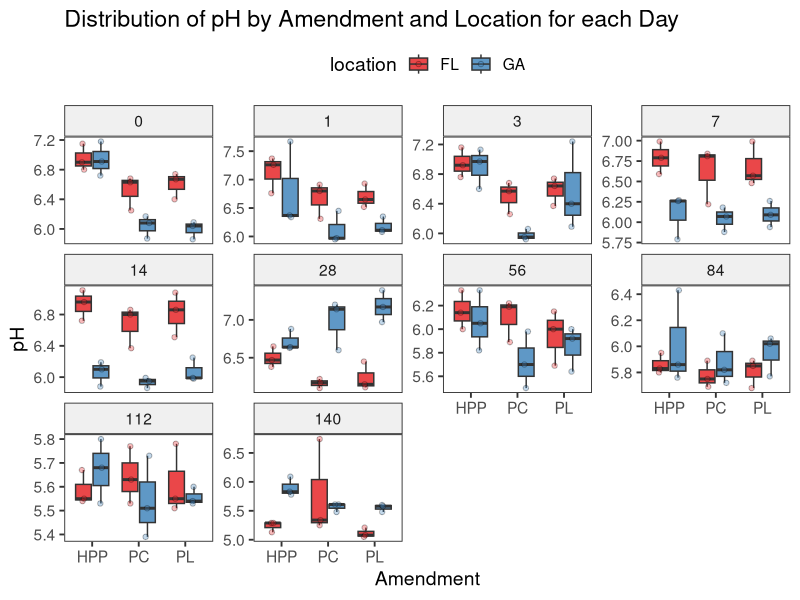
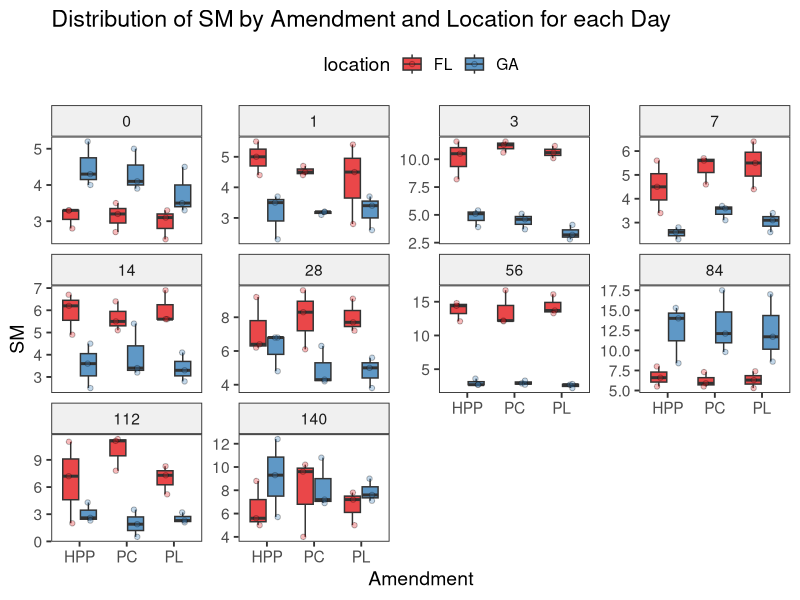
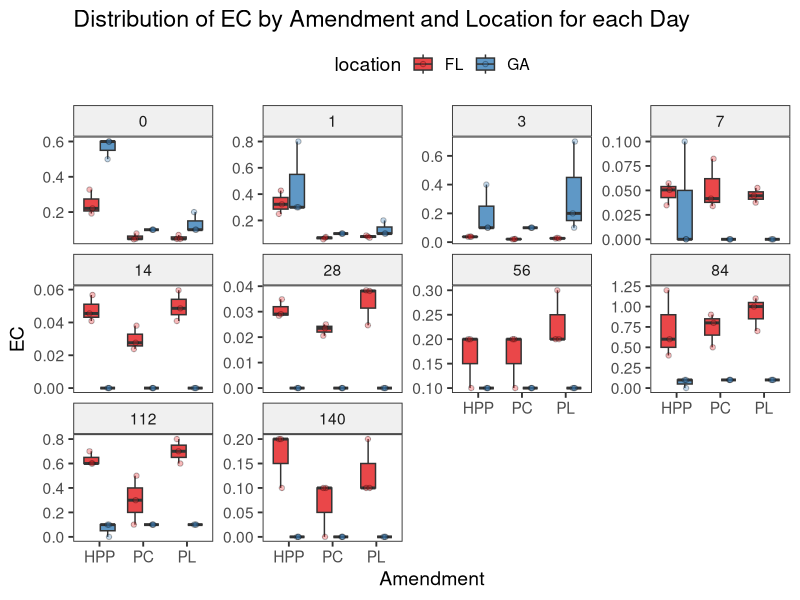
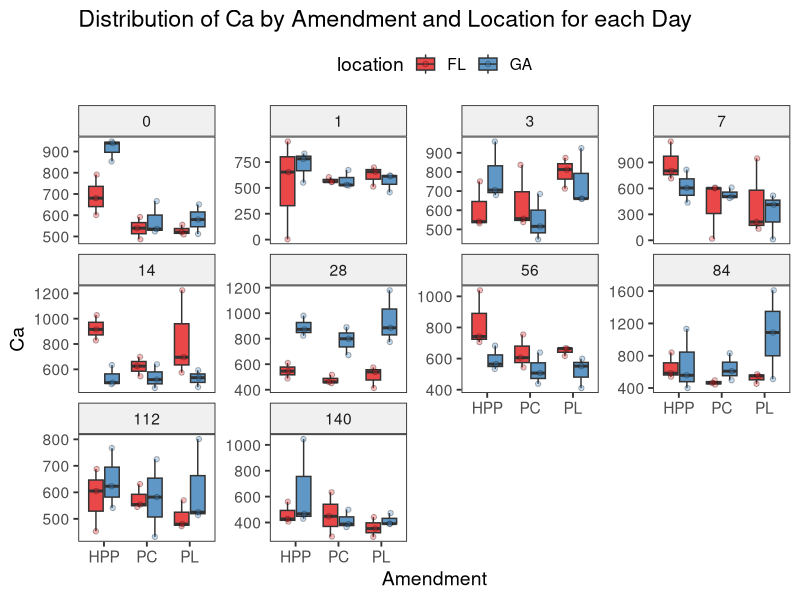
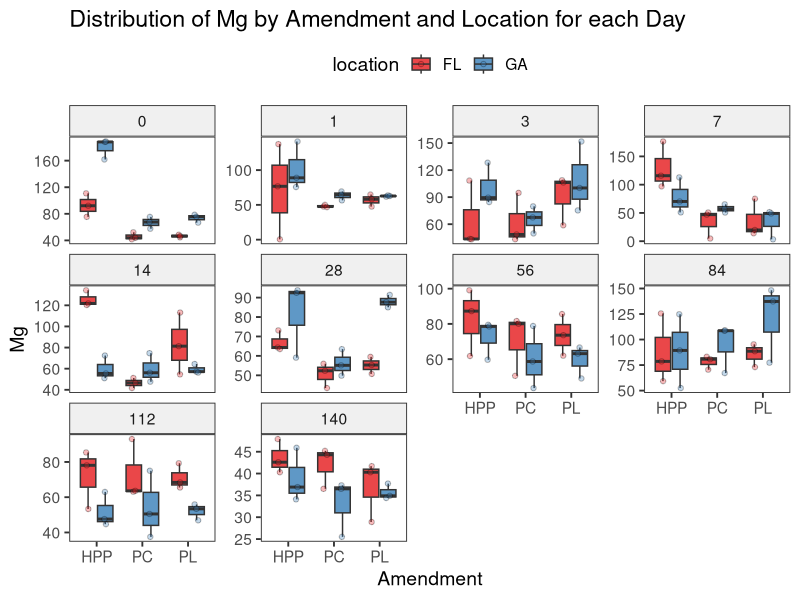
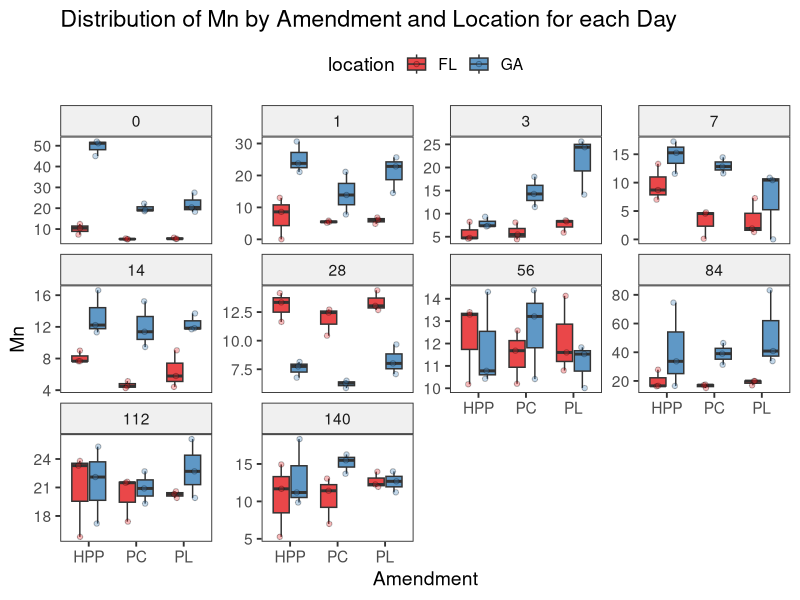
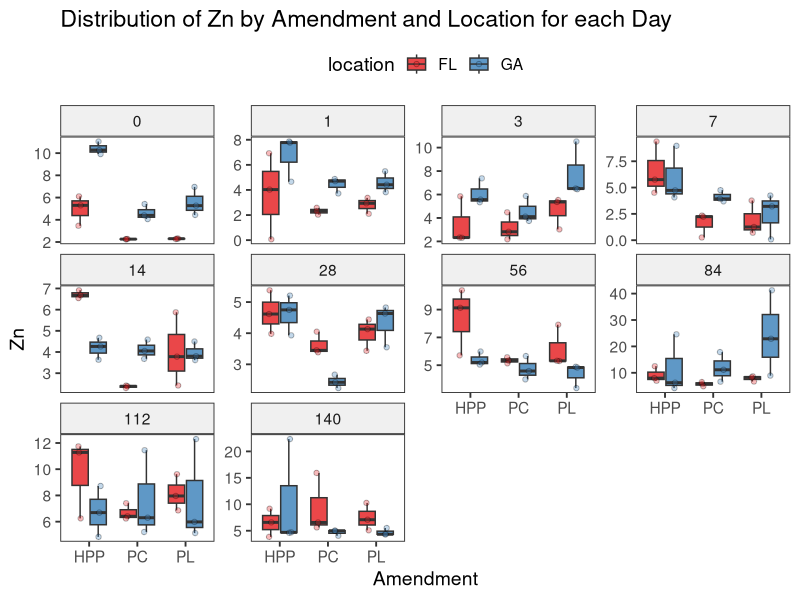
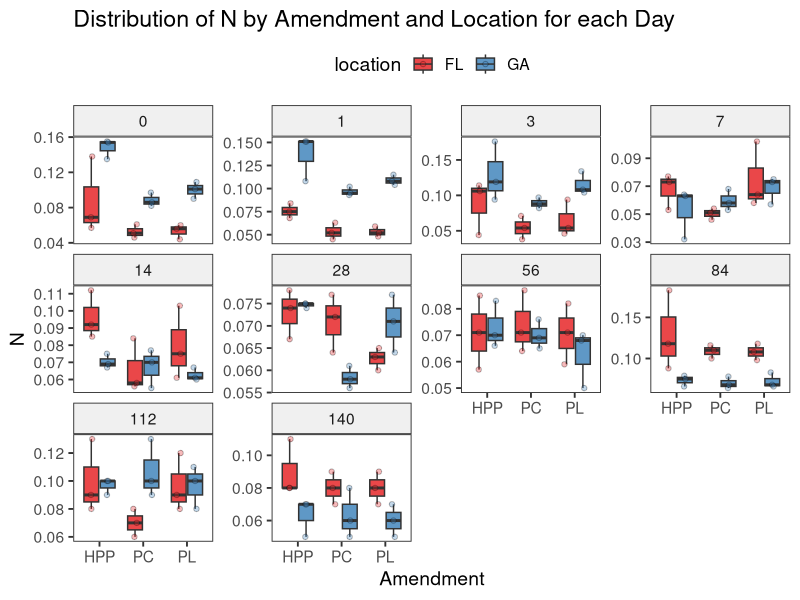

Here is the R script that generated these plots, in order:
## ---- chunk 1
# Load packages
library(readxl)
library(ggplot2)
library(lme4)
library(Matrix)
library(nlme)
library(dplyr)
library(emmeans)
library(multcomp)# for letter display
library(car)
library(readxl)
# Plot diagnostics
library(ggplot2)
library(patchwork)
library(broom.mixed)

## ---- chunk 2
# Read in the data file
ecoli <- read_excel("../data/FL, GA_soil_ec_bothlocations.xlsx") %>%
  mutate(across(c(day, rep_am, ammendment, location), as.factor))

data <- read_excel("../data/FL,GA_commonnutrient.xls") %>%
  mutate(across(c(rep_no, day, rep_am, ammendment, location), as.factor)) %>%
  left_join(
    ecoli %>%
      dplyr::select(location, day, rep_am, ammendment, count),
    by = c("location", "day", "rep_am", "ammendment")
  ) 
  
summary(data)

# Split data by location
data_fl <- data %>% filter(location == "FL") %>% mutate(ammendment = relevel(ammendment, ref = "PC"))
data_ga <- data %>% filter(location == "GA") %>% mutate(ammendment = relevel(ammendment, ref = "PC"))

## ---- chunk 3
# Exploratory Data Analysis (EDA)

# Set theme 
theme_pub <- theme_bw(base_size = 14) +
  theme(panel.grid = element_blank(),
        strip.background = element_rect(fill = "#f0f0f0"),
        legend.position = "top")

# explore
nutrients <- c("pH", "SM", "EC", "Ca", "Mg", "Mn", "Zn", "N", "P", "K", "count")

# Plot nutrient distributions by amendment and location per day
for (nutrient in nutrients) {
  p <- ggplot(data, aes_string(x = "ammendment", y = nutrient, fill = "location")) +
    geom_boxplot(outlier.shape = NA, alpha = 0.8) +
    geom_jitter(position = position_jitterdodge(jitter.width = 0.2), alpha = 0.3, shape = 21) +
    facet_wrap(~day, scales = "free_y") +
    labs(title = paste("Distribution of", nutrient, "by Amendment and Location for each Day"),
         x = "Amendment", y = nutrient) +
    scale_fill_brewer(palette = "Set1") +
    theme_pub
  print(p)
}
## ---- chunk 4
## Let's try some iterations
library(nlme)
library(emmeans)
library(multcompView)

results_list <- list()

for (i in 6:ncol(data)) {
  soil_property <- colnames(data)[i]
  
  cat("Analyzing:", soil_property, "\n")
  
  formula <- as.formula(paste(soil_property, "~ day * ammendment * location"))
  
  m2 <- lme(formula, data = data,
            random = ~ 1 | rep_am, 
            correlation = corAR1(form = ~ 1 | rep_am))
  
  anova_results <- anova(m2)
  cat("ANOVA results for", soil_property, "\n")
  print(anova_results) }
  
if (any(anova_results$`p-value` < 0.05, na.rm = TRUE)) { # Check if any factor is significant
    lsmeans_ammendment <- emmeans(m2, ~ location|day|ammendment)
    summary_lsmeans <- summary(lsmeans_ammendment)
    
    lsmeans_amendment_loc_day <- cld(lsmeans_ammendment, 
                                     reversed = TRUE, 
                                     adjust = "Bonferroni", 
                                     Letters = letters)
    
    results_list[[soil_property]] <- list(
      anova = anova_results,
      lsmeans_summary = summary_lsmeans,
      lsmeans_cld = lsmeans_amendment_loc_day
    )
  }
## Only counts had all the factors being significant

results_list$count

## ---- chunk 5
# Residual diagnostics for counts
residuals_df <- augment(m2)


p1 <- ggplot(residuals_df, aes(.fitted, .resid)) +
  geom_point(alpha = 0.6) +
  geom_hline(yintercept = 0, color = "red") +
  labs(title = "Residuals vs Fitted", x = "Fitted", y = "Residuals") +
  theme_pub

p2 <- ggplot(residuals_df, aes(sample = .resid)) +
  stat_qq() + stat_qq_line(color = "red") +
  labs(title = "Normal Q-Q Plot", x = "Theoretical", y = "Sample") +
  theme_pub

p3 <- ggplot(residuals_df, aes(.resid)) +
  geom_histogram(bins = 15, fill = "steelblue", color = "white") +
  labs(title = "Histogram of Residuals", x = "Residuals") +
  theme_pub

p1 + p2 + p3
## ---- chunk 6
# Fit model only for 'count'
soil_property <- "count"
model <- lme(count ~ day * ammendment * location,
             data = data,
             random = ~1 | rep_am,
             correlation = corAR1(form = ~1 | rep_am))

# Store model in a list
model_list <- list()
model_list[[soil_property]] <- model

# Plot Q-Q for random intercepts
for (soil_property in names(model_list)) {
  model <- model_list[[soil_property]]
  
  ranef_vals <- nlme::ranef(model)
  
  # Convert to data frame
  ranef_df <- data.frame(
    rep_am = rownames(ranef_vals),
    intercept = ranef_vals[, 1]
  )
  
  # Q-Q plot
  p <- ggplot(ranef_df, aes(sample = intercept)) +
    stat_qq() +
    stat_qq_line(color = "red") +
    labs(
      title = paste("Q-Q Plot of Random Effects:", soil_property),
      x = "Theoretical Quantiles",
      y = "Random Intercepts"
    ) +
    theme_minimal()
  
  print(p)
}


## ---- chunk 7
results_list$count
## ---- chunk 8
lsmeans_ammendment <- emmeans(m2, ~ location|day|ammendment)
    summary_lsmeans <- summary(lsmeans_ammendment)
    
    lsmeans_amendment_loc_day <- cld(lsmeans_ammendment, 
                                     reversed = TRUE, 
                                     adjust = "Bonferroni", 
                                     Letters = letters) %>%
  as.data.frame() %>%
  mutate(letter=trimws(.group))
    lsmeans_amendment_loc_day
## ---- chunk 9
#| fig-width: 20
#| fig-height: 16
#| fig-align: "center"
#| echo: false
#| warning: false
#| message: false
library(ggplot2)
library(viridis)

ggplot(mapping = aes(fill = ammendment)) +
  # Boxplots
  geom_boxplot(data = data,
               aes(x = ammendment, y = count),
               alpha = 0.7,
               color = "black",
               width = 0.6,
               position = position_dodge(width = 0.8),
               outlier.shape = NA) +
  
  # Jittered points
  geom_jitter(data = data,
              aes(x = ammendment, y = count),
              shape = 21,
              size = 2.5,
              stroke = 0.3,
              color = "black",
              alpha = 0.5,
              position = position_jitterdodge(jitter.width = 0.2, dodge.width = 0.8)) +

  # CLD letters
  geom_label(data = lsmeans_amendment_loc_day,
             aes(x = ammendment, y = emmean + 0.25, label = letter),
             fill = "white",
             size = 4,
             label.size = 0.2,
             fontface = "bold",
             color = "black",
             inherit.aes = FALSE,
             position = position_dodge(width = 0.8),
             show.legend = FALSE) +
  
  labs(
    x = "Amendment Type",
    y = expression(italic("E. coli") * " population (log CFU/g)")
  ) +
  
  scale_fill_viridis_d(option = "D", begin = 0.2, end = 0.85) +

  # Facet by day (rows) and location (columns)
  facet_grid(day ~ location, scales = "free_y") +

  theme_minimal(base_size = 15) +
  theme(
    panel.grid.major.y = element_line(color = "grey90", size = 0.3),
    panel.grid.minor.y = element_blank(),
    panel.grid.major.x = element_blank(),
    strip.text = element_text(face = "bold", size = 13, color = "black"),
    strip.background = element_rect(fill = "grey90", color = NA),
    panel.spacing = unit(1.5, "lines"),
    axis.title = element_text(face = "bold"),
    axis.text = element_text(color = "black"),
    axis.ticks.y = element_line(),
    axis.ticks.x = element_blank(),
    legend.position = "none"
  )

# Save
ggsave("../output/final_proj.png", width = 20, height = 16, dpi = 300)
